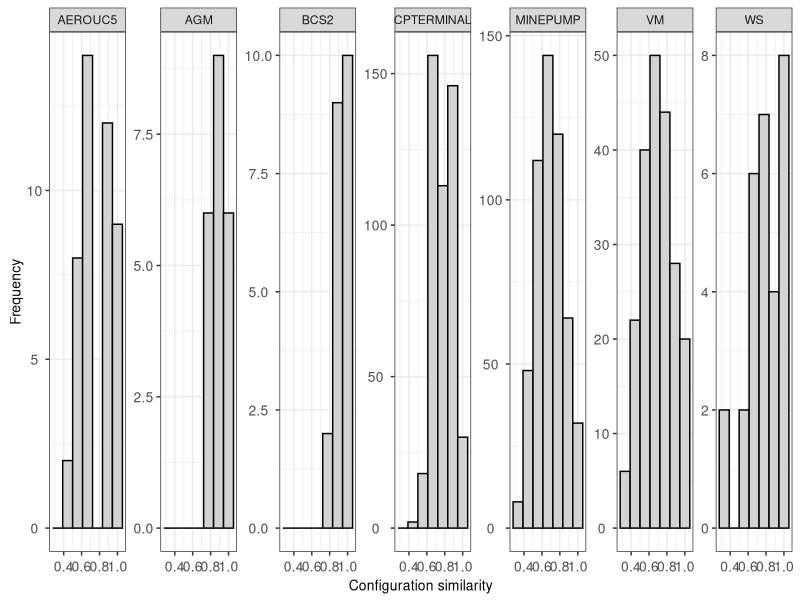
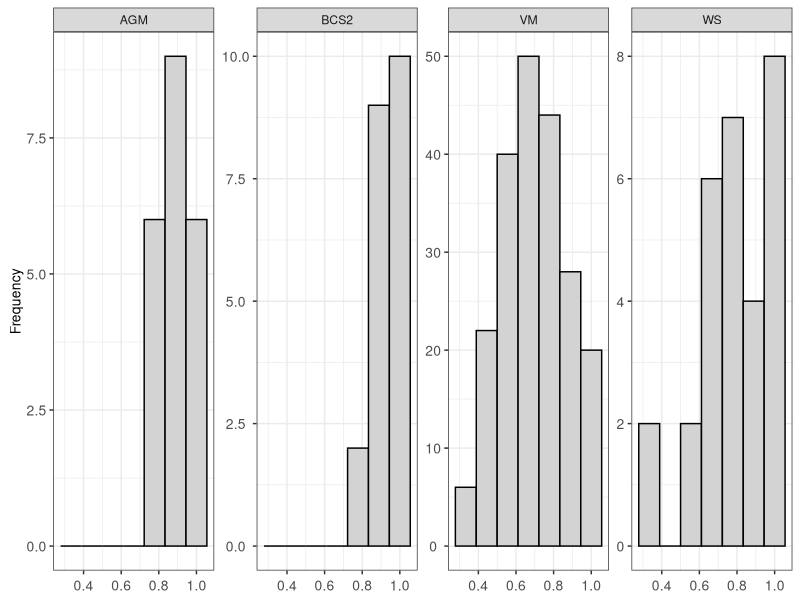
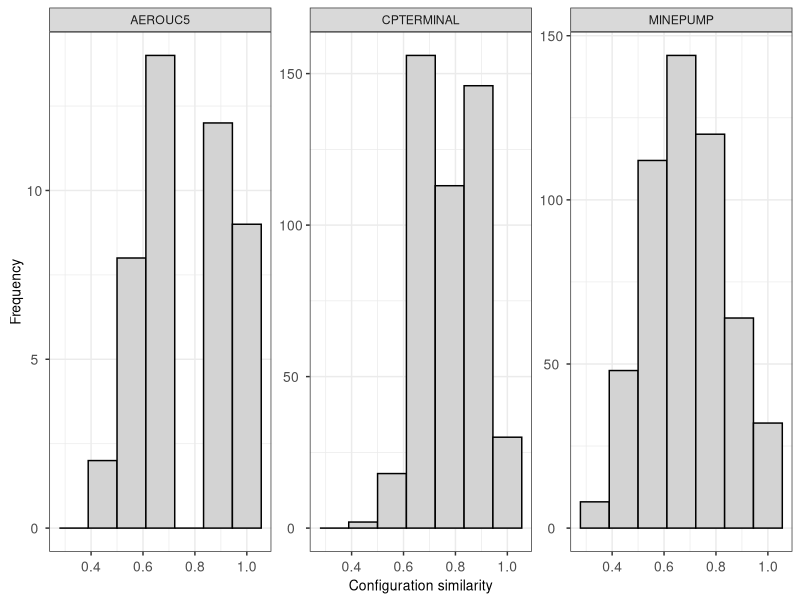

Here is the R script that generated these plots, in order: (Note: this script raises an error after producing the figures.)
list.of.packages <- c("ggpubr","ggrepel","ggplot2","effsize","stringr","reshape","dplyr", "egg", "gridExtra")

# new.packages <- list.of.packages[!(list.of.packages %in% installed.packages(lib.loc="/home/cdnd1/Rpackages/")[,"Package"])]
# if(length(new.packages)) install.packages(new.packages,lib="/home/cdnd1/Rpackages/")
# lapply(list.of.packages,require,character.only=TRUE, lib.loc="/home/cdnd1/Rpackages/")

new.packages <- list.of.packages[!(list.of.packages %in% installed.packages()[,"Package"])]
if(length(new.packages)) install.packages(new.packages, dependencies = TRUE)
lapply(list.of.packages,require,character.only=TRUE)

rm(new.packages,list.of.packages)

# # Loading log files from pair merging, dissimilarity, and comparelanguage.
# # Then, combine tables in a single data structure
# pair_tabs <- NULL
# # for (an_spl in c("agm", "bcs2")) {
# # for (an_spl in c("agm", "vm", "ws", "bcs2")) {
# # for (an_spl in c("agm", "vm", "ws", "bcs2", "cpterminal", "minepump")) {
# for (an_spl in c("agm", "vm", "ws", "bcs2", "cpterminal", "minepump", "aerouc5")) {
#   tab_c<-read.table(paste("./pair/pair_merging_",an_spl,".log",sep = ""),sep="/", header=TRUE)
#   tab_d<-read.table(paste("./pair/pair_dissimilarity_",an_spl,".log",sep = ""),sep="\t", header=TRUE)
#   tab_l<-read.table(paste("./pair/pair_comparelanguages_",an_spl,".log",sep = ""),sep="|", header=TRUE)
#   tab_m<-merge(merge(tab_c,tab_d),tab_l)
#   tab_m$SPL <- an_spl
#   if(is.null(pair_tabs)){
#     pair_tabs <- tab_m
#   }else{
#     pair_tabs <- rbind(pair_tabs,tab_m)
#   }
#   rm(tab_c,tab_d,tab_l,tab_m)
# }
# write.table(pair_tabs,"./pair_mdc.tab")
pair_tabs<-read.table("./pair_mdc.tab")

# calculate similarity (opposite of dissim)
pair_tabs$ConfigSim <- 1-pair_tabs$ConfigDissim

# calculate model size increment in terms of the maximum size (number of states)
pair_tabs$RatioStates<- apply(pair_tabs[,c("TotalStatesRef","TotalStatesUpdt")],1,sum)
pair_tabs$RatioStates<- pair_tabs$StatesFFSM/pair_tabs$RatioStates

# calculate model size increment in terms of the maximum size (number of transitions)  
pair_tabs$RatioTransitions<- apply(pair_tabs[,c("TotalTransitionsRef","TotalTransitionsUpdt")],1,sum)
pair_tabs$RatioTransitions<- pair_tabs$TransitionsFFSM/pair_tabs$RatioTransitions

# # calculate model size increment in terms of the largest model size (number of states)
# pair_tabs$RatioStatesMax<- apply(pair_tabs[,c("TotalStatesRef","TotalStatesUpdt")],1,max)
# pair_tabs$RatioStatesMax<- pair_tabs$StatesFFSM/pair_tabs$RatioStatesMax
# 
# # calculate model size increment in terms of the largest model size (number of transitions)  
# pair_tabs$RatioTransitionsMax<- apply(pair_tabs[,c("TotalTransitionsRef","TotalTransitionsUpdt")],1,max)
# pair_tabs$RatioTransitionsMax<- pair_tabs$TransitionsFFSM/pair_tabs$RatioTransitionsMax

pair_tabs$SPL<-toupper(pair_tabs$SPL)
# dissimilarity histogram 
filename <- "histogram_ConfigSim.pdf"
p<-ggplot(pair_tabs, aes(x=ConfigSim)) + 
  geom_histogram(color="black", fill="lightgrey", bins=7)+
  labs(x = "Configuration similarity", y = "Frequency")+
  theme_bw()+
  theme(
    plot.title = element_text(hjust = 0.5, size=10),
    axis.text.x  = element_text(angle = 0,   hjust = 0.5, vjust = 0.5, size=10),
    axis.text.y  = element_text(angle = 0,   hjust = 0.5, vjust = 0.5, size=10),
    axis.title.x  = element_text(angle = 0,  hjust = 0.5, vjust = 0.5, size=10),
    axis.title.y  = element_text(angle = 90, hjust = 0.5, vjust = 0.5, size=10)
  )+facet_wrap(SPL~.,scales = "free_y", nrow = 1)
p1 <- p %+% subset(pair_tabs, SPL %in% c("AGM","BCS2","VM","WS")) + labs(x = NULL)
p2 <- p %+% subset(pair_tabs, !SPL %in% c("AGM","BCS2","VM","WS"))
p<-arrangeGrob(grobs = lapply(
  list(p1, p2),
  set_panel_size,
  width = unit(5, "cm"),
  height = unit(4, "cm")
))
print(p)
ggsave(device=cairo_pdf, filename, width = 9.75, height = 4.5, dpi=320,p)
rm(p,p1,p2,filename)

# dissimilarity (RatioStates) histogram
filename <- "histogram_RatioStates.pdf"
p<-ggplot(pair_tabs, aes(x=RatioStates)) +
  geom_histogram(color="black", fill="lightgrey", bins=7)+
  labs(x = "Ratio between FFSM size to total size of products pairs (number of states)", y = "Frequency")+
  theme_bw()+
  theme(
    plot.title = element_text(hjust = 0.5, size=10),
    axis.text.x  = element_text(angle = 0,   hjust = 0.5, vjust = 0.5, size=10),
    axis.text.y  = element_text(angle = 0,   hjust = 0.5, vjust = 0.5, size=10),
    axis.title.x  = element_text(angle = 0,  hjust = 0.5, vjust = 0.5, size=10),
    axis.title.y  = element_text(angle = 90, hjust = 0.5, vjust = 0.5, size=10)
  )+facet_wrap(SPL~.,scales = "free_y", nrow = 1)
p1 <- p %+% subset(pair_tabs, SPL %in% c("AGM","BCS2","VM","WS")) + labs(x = NULL)
p2 <- p %+% subset(pair_tabs, !SPL %in% c("AGM","BCS2","VM","WS"))
p<-arrangeGrob(grobs = lapply(
  list(p1, p2),
  set_panel_size,
  width = unit(5, "cm"),
  height = unit(4, "cm")
))
print(p)
ggsave(device=cairo_pdf, filename, width = 9.75, height = 4.5, dpi=320,p)
rm(p,p1,p2,filename)

# dissimilarity (RatioTransitions) histogram
filename <- "histogram_RatioTransitions.pdf"
p<-ggplot(pair_tabs, aes(x=RatioTransitions)) +
  geom_histogram(color="black", fill="lightgrey", bins=7)+
  labs(x = "Ratio between FFSM size to total size of products pairs (number of transitions)", y = "Frequency")+
  theme_bw()+
  theme(
    plot.title = element_text(hjust = 0.5, size=10),
    axis.text.x  = element_text(angle = 0,   hjust = 0.5, vjust = 0.5, size=10),
    axis.text.y  = element_text(angle = 0,   hjust = 0.5, vjust = 0.5, size=10),
    axis.title.x  = element_text(angle = 0,  hjust = 0.5, vjust = 0.5, size=10),
    axis.title.y  = element_text(angle = 90, hjust = 0.5, vjust = 0.5, size=10)
  )+facet_wrap(SPL~.,scales = "free_y", nrow = 1)
p1 <- p %+% subset(pair_tabs, SPL %in% c("AGM","BCS2","VM","WS")) + labs(x = NULL)
p2 <- p %+% subset(pair_tabs, !SPL %in% c("AGM","BCS2","VM","WS"))
p<-arrangeGrob(grobs = lapply(
  list(p1, p2),
  set_panel_size,
  width = unit(5, "cm"),
  height = unit(4, "cm")
))
print(p)
ggsave(device=cairo_pdf, filename, width = 9.75, height = 4.5, dpi=320,p)
rm(p,p1,p2,filename)

{
  corrMethod<-"pearson"
  # x_col = "RatioStates";          xlab_txt = "Ratio between total sizes of FFSM to products pair (number of states)"
  x_col = "RatioTransitions";     xlab_txt = "Ratio between total sizes of FFSM to products pair (number of transitions)"
  y_col <- "ConfigSim"; ylab_txt <- "Configuration similarity";
  # y_col <- "RatioFeatures"; ylab_txt <- "Amount of feature sharing";
  
  y_title <- "Pearson correlation coefficient - Pairwise analysis"
  filename <- paste("correlation_",x_col,"_",y_col,".pdf",sep = "")
  
  p1 <-ggscatter(subset(pair_tabs, SPL %in% c("AGM","BCS2","VM","WS")),
                 x = x_col, xlab = NULL,
                 y = y_col, ylab = ylab_txt,
                 title = y_title,
                 add = "reg.line",
                 cor.coeff.args = list(method = corrMethod, label.x.npc = 0.00, label.y.npc = 0.00),
                 cor.coef.size = 4,
                 conf.int = TRUE, # Add confidence interval
                 cor.coef = TRUE # Add correlation coefficient. see ?stat_cor
  )+
    theme_bw()+
    theme(
      plot.title = element_text(hjust = 0.5, size=15),
      strip.text.x = element_text(size = 15),
      strip.text.y = element_text(size = 15),
      axis.text.x  = element_text(angle = 0,   hjust = 0.5, vjust = 0.5, size=15),
      axis.text.y  = element_text(angle = 0,   hjust = 0.5, vjust = 0.5, size=15),
      axis.title.x  = element_text(angle = 0,  hjust = 0.5, vjust = 0.5, size=15),
      axis.title.y  = element_text(angle = 90, hjust = 0.5, vjust = 0.5, size=15)
    )+ facet_wrap(SPL~.,scales = "free", nrow = 1)  + labs(x = NULL)
  # facet_wrap(SPL~.,scales = "free_x", nrow = 1)
  # facet_wrap(SPL~., nrow = 1)
  
  p2 <-ggscatter(subset(pair_tabs, !SPL %in% c("AGM","BCS2","VM","WS")),
                 x = x_col, xlab = xlab_txt,
                 y = y_col, ylab = ylab_txt,
                 title = NULL,
                 add = "reg.line",
                 cor.coeff.args = list(method = corrMethod, label.x.npc = 0.00, label.y.npc = 0.00),
                 cor.coef.size = 4,
                 conf.int = TRUE, # Add confidence interval
                 cor.coef = TRUE # Add correlation coefficient. see ?stat_cor
  )+
    theme_bw()+
    theme(
      plot.title = element_text(hjust = 0.5, size=15),
      strip.text.x = element_text(size = 15),
      strip.text.y = element_text(size = 15),
      axis.text.x  = element_text(angle = 0,   hjust = 0.5, vjust = 0.5, size=15),
      axis.text.y  = element_text(angle = 0,   hjust = 0.5, vjust = 0.5, size=15),
      axis.title.x  = element_text(angle = 0,  hjust = 0.5, vjust = 0.5, size=15),
      axis.title.y  = element_text(angle = 90, hjust = 0.5, vjust = 0.5, size=15)
    )+ facet_wrap(SPL~.,scales = "free", nrow = 1)
  p<-arrangeGrob(grobs = lapply(
    list(p1, p2),
    set_panel_size,
    width = unit(9, "cm"),
    height = unit(5, "cm")
  ))
  print(p)
  ggsave(device=cairo_pdf, filename, width = 17, height = 6, dpi=320,p)
  rm(p,p1,p2,filename,x_col,xlab_txt,y_col,ylab_txt,y_title,corrMethod)
}

# # Loading report files of recovering FFSMs from prioritized configurations
# # Then, combine tables in a single data structure
# prtz_tabs <- NULL
# for (logId in seq(0,29)) {
#     logId <- str_pad(logId, 2, pad = "0")
#     # for (an_spl in c("agm", "vm", "ws", "bcs2", "cpterminal", "minepump")) {
#     for (an_spl in c("agm", "vm", "ws", "bcs2", "cpterminal", "minepump", "aerouc5")) {
#       for (xmdp in c("lmdp", "gmdp", "rndp")) {
#       # for (xmdp in c("lmdp", "rndp")) {
#         # for (tsort in c("dis")) {
#         for (tsort in c("dis", "sim")) {
#           if(xmdp=="rndp" && tsort == "sim"){ next }
#           tab<-read.table(paste("./prtz/",xmdp,"_",tsort,"_",logId,"_",an_spl,"_r.txt.log",sep = ""),sep="/", header=TRUE)
#           tab$Index <- seq(nrow(tab))
#           tab$SPL <- an_spl
#           # tab$Prioritization <- paste(xmdp,tsort)
#           tab$Prioritization <- xmdp
#           tab$ID <- logId
#           tab$Criteria <- tsort
#           if(is.null(prtz_tabs)) prtz_tabs <- tab
#           else{
#             prtz_tabs <- rbind(prtz_tabs,tab)
#           }
#         }
#       }
#     }
# }
# write.table(prtz_tabs,"./recov_prtz.tab")
prtz_tabs<-read.table("./recov_prtz.tab")
prtz_tabs<-prtz_tabs[prtz_tabs$Criteria=="dis",]
# prtz_tabs<-prtz_tabs[prtz_tabs$Prioritization!="gmdp",]

prtz_tabs$StatesOrigFFSM <- 0; prtz_tabs$TransitionsOrigFFSM <- 0 

prtz_tabs[prtz_tabs$SPL=='aerouc5',   'StatesOrigFFSM'] <- 25; prtz_tabs[prtz_tabs$SPL=='aerouc5',   'TransitionsOrigFFSM'] <- 25*18
prtz_tabs[prtz_tabs$SPL=='agm',       'StatesOrigFFSM'] <- 6;  prtz_tabs[prtz_tabs$SPL=='agm',       'TransitionsOrigFFSM'] <- 35
prtz_tabs[prtz_tabs$SPL=='bcs2',      'StatesOrigFFSM'] <- 6;  prtz_tabs[prtz_tabs$SPL=='bcs2',      'TransitionsOrigFFSM'] <- 53
prtz_tabs[prtz_tabs$SPL=='cpterminal','StatesOrigFFSM'] <- 11; prtz_tabs[prtz_tabs$SPL=='cpterminal','TransitionsOrigFFSM'] <- 11*15
prtz_tabs[prtz_tabs$SPL=='minepump',  'StatesOrigFFSM'] <- 25; prtz_tabs[prtz_tabs$SPL=='minepump',  'TransitionsOrigFFSM'] <- 25*23
prtz_tabs[prtz_tabs$SPL=='vm',        'StatesOrigFFSM'] <- 14; prtz_tabs[prtz_tabs$SPL=='vm',        'TransitionsOrigFFSM'] <- 197
prtz_tabs[prtz_tabs$SPL=='ws',        'StatesOrigFFSM'] <- 13; prtz_tabs[prtz_tabs$SPL=='ws',        'TransitionsOrigFFSM'] <- 112

# calculate model size increment in terms of the maximum size (number of states)
prtz_tabs$RatioStates<- prtz_tabs$StatesFFSM/apply(prtz_tabs[,c("TotalStatesRef","TotalStatesUpdt")],1,sum)

# calculate model size increment in terms of the maximum size (number of transitions)  
prtz_tabs$RatioTransitions<- prtz_tabs$TransitionsFFSM/apply(prtz_tabs[,c("TotalTransitionsRef","TotalTransitionsUpdt")],1,sum)

# #  
summarized_tab <- prtz_tabs %>%
  group_by(SPL,Prioritization,Criteria,ID) %>%
  summarize(
    sum_StatesFFSM = sum(StatesFFSM),
    sum_TransitionsFFSM = sum(TransitionsFFSM),
    
    sum_RatioStates      = sum(RatioStates),
    sum_RatioTransitions = sum(RatioTransitions),
    
    num_FFSMs = length(StatesFFSM),
    
    StatesOrigFFSM      = mean(StatesOrigFFSM),
    TransitionsOrigFFSM = mean(TransitionsOrigFFSM)
    )
summarized_df<-data.frame(summarized_tab)

summarized_df$APFD_RatioTransitions <- summarized_df$sum_RatioTransitions/summarized_df$num_FFSMs
summarized_df$APFD_RatioStates      <- summarized_df$sum_RatioStates     /summarized_df$num_FFSMs

summarized_df$APFD_StatesOrigFFSM      <- summarized_df$sum_StatesFFSM/(summarized_df$num_FFSMs * summarized_df$StatesOrigFFSM)
summarized_df$APFD_TransitionsOrigFFSM <- summarized_df$sum_TransitionsFFSM/(summarized_df$num_FFSMs * summarized_df$TransitionsOrigFFSM)

summarized_df$Prioritization<- sub("gmdp","Global",summarized_df$Prioritization)
summarized_df$Prioritization<- sub("lmdp","Local",summarized_df$Prioritization)
# summarized_df$Prioritization<- sub("lmdp","Similarity",summarized_df$Prioritization)
summarized_df$Prioritization<- sub("rndp","Random",summarized_df$Prioritization)
summarized_df$SPL<-toupper(summarized_df$SPL)

for (a_metric in c('APFD_StatesOrigFFSM', 'APFD_TransitionsOrigFFSM')) {
# for (a_metric in c('APFD_RatioTransitions', 'APFD_RatioStates')) {
# for (a_metric in c('APFD_RatioTransitions', 'APFD_RatioStates','APFD_StatesOrigFFSM', 'APFD_TransitionsOrigFFSM')) {
  filename <- paste(a_metric,".pdf",sep="")
  p1 <- ggplot(data=summarized_df[summarized_df$SPL %in% c("AGM","BCS2","VM","WS"),], aes_string(x="Prioritization",y=a_metric,color="Prioritization",fill="Prioritization")) +
    geom_boxplot(color = "black")+
    stat_boxplot(geom ='errorbar',color = "black")+
    scale_fill_brewer(palette="Greys") +
    theme_bw() +facet_wrap(SPL~.,scales = "free", nrow = 1) + 
    labs(x = NULL)+
    theme(legend.position = "none")
  p2 <- ggplot(data=summarized_df[!summarized_df$SPL %in% c("AGM","BCS2","VM","WS"),], aes_string(x="Prioritization",y=a_metric,color="Prioritization",fill="Prioritization")) +
    geom_boxplot(color = "black")+
    stat_boxplot(geom ='errorbar',color = "black")+
    scale_fill_brewer(palette="Greys") +
    theme_bw() +facet_wrap(SPL~.,scales = "free", nrow = 1) 
  p<-arrangeGrob(grobs = lapply(
    list(p1, p2),
    set_panel_size,
    width = unit(5, "cm"),
    height = unit(4, "cm")
  ))
  print(p)
  ggsave(device=cairo_pdf, filename, width = 9.75, height = 4.5, dpi=320,p)
  rm(p,p1,p2,filename)
  
}


for (SPL in unique(summarized_df$SPL)) {
  print(paste("#########",SPL))
  sub_tab<-summarized_df[(summarized_df$SPL ==SPL),]
  glo_var <- sub_tab[sub_tab$Prioritization=="Global","APFD_TransitionsOrigFFSM"]
  loc_var <- sub_tab[sub_tab$Prioritization=="Local" ,"APFD_TransitionsOrigFFSM"]
  rnd_var <- sub_tab[sub_tab$Prioritization=="Random","APFD_TransitionsOrigFFSM"]
  wilc_glo<-wilcox.test(glo_var,rnd_var)
  wilc_loc<-wilcox.test(loc_var,rnd_var)
  vd_glo<-VD.A(glo_var,rnd_var)
  vd_loc<-VD.A(loc_var,rnd_var)
  print(paste("Global vs. Random: p-value =",wilc_glo$p.value))
  print(paste("Global vs. Random: Â =",vd_glo$estimate,"(",vd_glo$magnitude,")"))
  print(paste("Local  vs. Random: p-value =",wilc_loc$p.value))
  print(paste("Local  vs. Random: Â =",vd_loc$estimate,"(",vd_loc$magnitude,")"))
}
